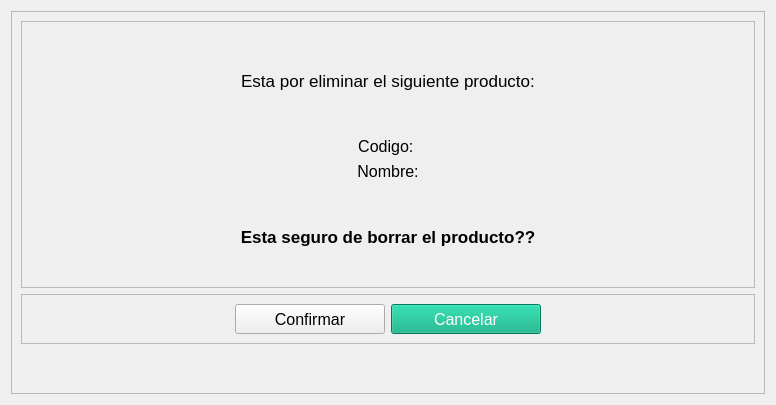
            <widget class="QWidget" name="indice_1">
             <layout class="QHBoxLayout" name="horizontalLayout_6">
              <item>
               <widget class="QFrame" name="container_indice_1">
                <property name="frameShape">
                 <enum>QFrame::StyledPanel</enum>
                </property>
                <property name="frameShadow">
                 <enum>QFrame::Raised</enum>
                </property>
                <layout class="QVBoxLayout" name="verticalLayout">
                 <item>
                  <widget class="QFrame" name="frame_5">
                   <property name="font">
                    <font>
                     <pointsize>12</pointsize>
                    </font>
                   </property>
                   <property name="frameShape">
                    <enum>QFrame::StyledPanel</enum>
                   </property>
                   <property name="frameShadow">
                    <enum>QFrame::Raised</enum>
                   </property>
                   <layout class="QVBoxLayout" name="verticalLayout_3">
                    <item>
                     <spacer name="verticalSpacer">
                      <property name="orientation">
                       <enum>Qt::Vertical</enum>
                      </property>
                      <property name="sizeHint" stdset="0">
                       <size>
                        <width>20</width>
                        <height>40</height>
                       </size>
                      </property>
                     </spacer>
                    </item>
                    <item>
                     <widget class="QLabel" name="txtTitleDelete">
                      <property name="font">
                       <font>
                        <pointsize>13</pointsize>
                       </font>
                      </property>
                      <property name="text">
                       <string>Esta por eliminar el siguiente producto:</string>
                      </property>
                      <property name="alignment">
                       <set>Qt::AlignCenter</set>
                      </property>
                     </widget>
                    </item>
                    <item>
                     <spacer name="verticalSpacer_2">
                      <property name="orientation">
                       <enum>Qt::Vertical</enum>
                      </property>
                      <property name="sizeHint" stdset="0">
                       <size>
                        <width>20</width>
                        <height>40</height>
                       </size>
                      </property>
                     </spacer>
                    </item>
                    <item>
                     <widget class="QLabel" name="txtCodigo_1">
                      <property name="font">
                       <font>
                        <pointsize>12</pointsize>
                       </font>
                      </property>
                      <property name="text">
                       <string>Codigo: </string>
                      </property>
                      <property name="alignment">
                       <set>Qt::AlignCenter</set>
                      </property>
                     </widget>
                    </item>
                    <item>
                     <widget class="QLabel" name="txtNombre_1">
                      <property name="font">
                       <font>
                        <pointsize>12</pointsize>
                       </font>
                      </property>
                      <property name="text">
                       <string>Nombre:</string>
                      </property>
                      <property name="alignment">
                       <set>Qt::AlignCenter</set>
                      </property>
                     </widget>
                    </item>
                    <item>
                     <spacer name="verticalSpacer_4">
                      <property name="orientation">
                       <enum>Qt::Vertical</enum>
                      </property>
                      <property name="sizeHint" stdset="0">
                       <size>
                        <width>20</width>
                        <height>40</height>
                       </size>
                      </property>
                     </spacer>
                    </item>
                    <item>
                     <widget class="QLabel" name="label_3">
                      <property name="font">
                       <font>
                        <pointsize>13</pointsize>
                        <weight>75</weight>
                        <bold>true</bold>
                       </font>
                      </property>
                      <property name="text">
                       <string>Esta seguro de borrar el producto??</string>
                      </property>
                      <property name="alignment">
                       <set>Qt::AlignCenter</set>
                      </property>
                     </widget>
                    </item>
                    <item>
                     <spacer name="hr_3">
                      <property name="orientation">
                       <enum>Qt::Vertical</enum>
                      </property>
                      <property name="sizeHint" stdset="0">
                       <size>
                        <width>20</width>
                        <height>31</height>
                       </size>
                      </property>
                     </spacer>
                    </item>
                   </layout>
                  </widget>
                 </item>
                 <item>
                  <widget class="QFrame" name="frame_6">
                   <property name="frameShape">
                    <enum>QFrame::StyledPanel</enum>
                   </property>
                   <property name="frameShadow">
                    <enum>QFrame::Raised</enum>
                   </property>
                   <layout class="QHBoxLayout" name="horizontalLayout_8">
                    <item>
                     <spacer name="vr_3">
                      <property name="orientation">
                       <enum>Qt::Horizontal</enum>
                      </property>
                      <property name="sizeHint" stdset="0">
                       <size>
                        <width>204</width>
                        <height>20</height>
                       </size>
                      </property>
                     </spacer>
                    </item>
                    <item>
                     <widget class="QPushButton" name="btnConfirmarDelete">
                      <property name="minimumSize">
                       <size>
                        <width>150</width>
                        <height>30</height>
                       </size>
                      </property>
                      <property name="font">
                       <font>
                        <pointsize>12</pointsize>
                       </font>
                      </property>
                      <property name="text">
                       <string>Confirmar</string>
                      </property>
                     </widget>
                    </item>
                    <item>
                     <widget class="QPushButton" name="btnCancelarDelete">
                      <property name="minimumSize">
                       <size>
                        <width>150</width>
                        <height>30</height>
                       </size>
                      </property>
                      <property name="font">
                       <font>
                        <pointsize>12</pointsize>
                       </font>
                      </property>
                      <property name="styleSheet">
                       <string notr="true">QPushButton
{
color: rgb(255, 255, 255);
background-color: rgb(0, 170, 127);

}
QPushButton::hover
{
color: rgb(255, 255, 255);
background-color: rgb(8, 80, 97);
}</string>
                      </property>
                      <property name="text">
                       <string>Cancelar</string>
                      </property>
                     </widget>
                    </item>
                    <item>
                     <spacer name="vr_4">
                      <property name="orientation">
                       <enum>Qt::Horizontal</enum>
                      </property>
                      <property name="sizeHint" stdset="0">
                       <size>
                        <width>204</width>
                        <height>20</height>
                       </size>
                      </property>
                     </spacer>
                    </item>
                   </layout>
                  </widget>
                 </item>
                 <item>
                  <spacer name="hr_4">
                   <property name="orientation">
                    <enum>Qt::Vertical</enum>
                   </property>
                   <property name="sizeHint" stdset="0">
                    <size>
                     <width>20</width>
                     <height>40</height>
                    </size>
                   </property>
                  </spacer>
                 </item>
                </layout>
               </widget>
              </item>
             </layout>
            </widget>
